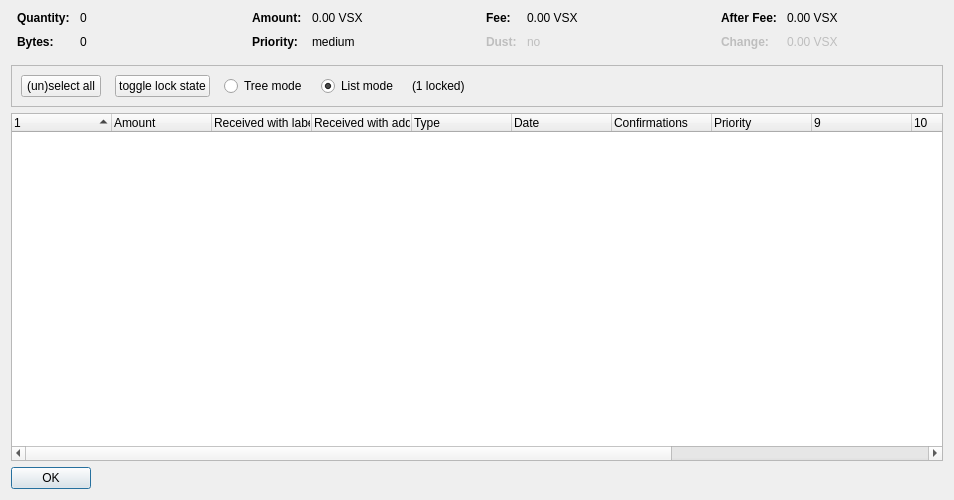
<?xml version="1.0" encoding="UTF-8"?>
<ui version="4.0">
 <class>CoinControlDialog</class>
 <widget class="QDialog" name="CoinControlDialog">
  <property name="geometry">
   <rect>
    <x>0</x>
    <y>0</y>
    <width>954</width>
    <height>500</height>
   </rect>
  </property>
  <property name="windowTitle">
   <string>Coin Selection</string>
  </property>
  <layout class="QVBoxLayout" name="verticalLayout">
   <item>
    <layout class="QHBoxLayout" name="horizontalLayoutTop" stretch="0,0,0,0">
     <property name="topMargin">
      <number>0</number>
     </property>
     <property name="bottomMargin">
      <number>10</number>
     </property>
     <item>
      <layout class="QFormLayout" name="formLayoutCoinControl1">
       <property name="horizontalSpacing">
        <number>10</number>
       </property>
       <property name="verticalSpacing">
        <number>10</number>
       </property>
       <property name="leftMargin">
        <number>6</number>
       </property>
       <property name="rightMargin">
        <number>6</number>
       </property>
       <item row="0" column="0">
        <widget class="QLabel" name="labelCoinControlQuantityText">
         <property name="font">
          <font>
           <weight>75</weight>
           <bold>true</bold>
          </font>
         </property>
         <property name="text">
          <string>Quantity:</string>
         </property>
        </widget>
       </item>
       <item row="0" column="1">
        <widget class="QLabel" name="labelCoinControlQuantity">
         <property name="cursor">
          <cursorShape>IBeamCursor</cursorShape>
         </property>
         <property name="contextMenuPolicy">
          <enum>Qt::ActionsContextMenu</enum>
         </property>
         <property name="text">
          <string notr="true">0</string>
         </property>
         <property name="textInteractionFlags">
          <set>Qt::LinksAccessibleByMouse|Qt::TextSelectableByKeyboard|Qt::TextSelectableByMouse</set>
         </property>
        </widget>
       </item>
       <item row="1" column="0">
        <widget class="QLabel" name="labelCoinControlBytesText">
         <property name="font">
          <font>
           <weight>75</weight>
           <bold>true</bold>
          </font>
         </property>
         <property name="text">
          <string>Bytes:</string>
         </property>
        </widget>
       </item>
       <item row="1" column="1">
        <widget class="QLabel" name="labelCoinControlBytes">
         <property name="cursor">
          <cursorShape>IBeamCursor</cursorShape>
         </property>
         <property name="contextMenuPolicy">
          <enum>Qt::ActionsContextMenu</enum>
         </property>
         <property name="text">
          <string notr="true">0</string>
         </property>
         <property name="textInteractionFlags">
          <set>Qt::LinksAccessibleByMouse|Qt::TextSelectableByKeyboard|Qt::TextSelectableByMouse</set>
         </property>
        </widget>
       </item>
      </layout>
     </item>
     <item>
      <layout class="QFormLayout" name="formLayoutCoinControl2">
       <property name="horizontalSpacing">
        <number>10</number>
       </property>
       <property name="verticalSpacing">
        <number>10</number>
       </property>
       <property name="leftMargin">
        <number>6</number>
       </property>
       <property name="rightMargin">
        <number>6</number>
       </property>
       <item row="0" column="0">
        <widget class="QLabel" name="labelCoinControlAmountText">
         <property name="font">
          <font>
           <weight>75</weight>
           <bold>true</bold>
          </font>
         </property>
         <property name="text">
          <string>Amount:</string>
         </property>
        </widget>
       </item>
       <item row="0" column="1">
        <widget class="QLabel" name="labelCoinControlAmount">
         <property name="cursor">
          <cursorShape>IBeamCursor</cursorShape>
         </property>
         <property name="contextMenuPolicy">
          <enum>Qt::ActionsContextMenu</enum>
         </property>
         <property name="text">
          <string notr="true">0.00 VSX</string>
         </property>
         <property name="textInteractionFlags">
          <set>Qt::LinksAccessibleByMouse|Qt::TextSelectableByKeyboard|Qt::TextSelectableByMouse</set>
         </property>
        </widget>
       </item>
       <item row="1" column="0">
        <widget class="QLabel" name="labelCoinControlPriorityText">
         <property name="font">
          <font>
           <weight>75</weight>
           <bold>true</bold>
          </font>
         </property>
         <property name="text">
          <string>Priority:</string>
         </property>
        </widget>
       </item>
       <item row="1" column="1">
        <widget class="QLabel" name="labelCoinControlPriority">
         <property name="cursor">
          <cursorShape>IBeamCursor</cursorShape>
         </property>
         <property name="contextMenuPolicy">
          <enum>Qt::ActionsContextMenu</enum>
         </property>
         <property name="text">
          <string>medium</string>
         </property>
         <property name="textInteractionFlags">
          <set>Qt::LinksAccessibleByMouse|Qt::TextSelectableByKeyboard|Qt::TextSelectableByMouse</set>
         </property>
        </widget>
       </item>
      </layout>
     </item>
     <item>
      <layout class="QFormLayout" name="formLayoutCoinControl3">
       <property name="horizontalSpacing">
        <number>10</number>
       </property>
       <property name="verticalSpacing">
        <number>10</number>
       </property>
       <property name="leftMargin">
        <number>6</number>
       </property>
       <property name="rightMargin">
        <number>6</number>
       </property>
       <item row="0" column="0">
        <widget class="QLabel" name="labelCoinControlFeeText">
         <property name="font">
          <font>
           <weight>75</weight>
           <bold>true</bold>
          </font>
         </property>
         <property name="text">
          <string>Fee:</string>
         </property>
        </widget>
       </item>
       <item row="0" column="1">
        <widget class="QLabel" name="labelCoinControlFee">
         <property name="cursor">
          <cursorShape>IBeamCursor</cursorShape>
         </property>
         <property name="contextMenuPolicy">
          <enum>Qt::ActionsContextMenu</enum>
         </property>
         <property name="text">
          <string notr="true">0.00 VSX</string>
         </property>
         <property name="textInteractionFlags">
          <set>Qt::LinksAccessibleByMouse|Qt::TextSelectableByKeyboard|Qt::TextSelectableByMouse</set>
         </property>
        </widget>
       </item>
       <item row="1" column="0">
        <widget class="QLabel" name="labelCoinControlLowOutputText">
         <property name="enabled">
          <bool>false</bool>
         </property>
         <property name="font">
          <font>
           <weight>75</weight>
           <bold>true</bold>
          </font>
         </property>
         <property name="text">
          <string>Dust:</string>
         </property>
        </widget>
       </item>
       <item row="1" column="1">
        <widget class="QLabel" name="labelCoinControlLowOutput">
         <property name="enabled">
          <bool>false</bool>
         </property>
         <property name="cursor">
          <cursorShape>IBeamCursor</cursorShape>
         </property>
         <property name="contextMenuPolicy">
          <enum>Qt::ActionsContextMenu</enum>
         </property>
         <property name="text">
          <string>no</string>
         </property>
         <property name="textInteractionFlags">
          <set>Qt::LinksAccessibleByMouse|Qt::TextSelectableByKeyboard|Qt::TextSelectableByMouse</set>
         </property>
        </widget>
       </item>
      </layout>
     </item>
     <item>
      <layout class="QFormLayout" name="formLayoutCoinControl4">
       <property name="horizontalSpacing">
        <number>10</number>
       </property>
       <property name="verticalSpacing">
        <number>10</number>
       </property>
       <property name="leftMargin">
        <number>6</number>
       </property>
       <property name="rightMargin">
        <number>6</number>
       </property>
       <item row="0" column="0">
        <widget class="QLabel" name="labelCoinControlAfterFeeText">
         <property name="font">
          <font>
           <weight>75</weight>
           <bold>true</bold>
          </font>
         </property>
         <property name="text">
          <string>After Fee:</string>
         </property>
        </widget>
       </item>
       <item row="0" column="1">
        <widget class="QLabel" name="labelCoinControlAfterFee">
         <property name="cursor">
          <cursorShape>IBeamCursor</cursorShape>
         </property>
         <property name="contextMenuPolicy">
          <enum>Qt::ActionsContextMenu</enum>
         </property>
         <property name="text">
          <string notr="true">0.00 VSX</string>
         </property>
         <property name="textInteractionFlags">
          <set>Qt::LinksAccessibleByMouse|Qt::TextSelectableByKeyboard|Qt::TextSelectableByMouse</set>
         </property>
        </widget>
       </item>
       <item row="1" column="0">
        <widget class="QLabel" name="labelCoinControlChangeText">
         <property name="enabled">
          <bool>false</bool>
         </property>
         <property name="font">
          <font>
           <weight>75</weight>
           <bold>true</bold>
          </font>
         </property>
         <property name="text">
          <string>Change:</string>
         </property>
        </widget>
       </item>
       <item row="1" column="1">
        <widget class="QLabel" name="labelCoinControlChange">
         <property name="enabled">
          <bool>false</bool>
         </property>
         <property name="cursor">
          <cursorShape>IBeamCursor</cursorShape>
         </property>
         <property name="contextMenuPolicy">
          <enum>Qt::ActionsContextMenu</enum>
         </property>
         <property name="text">
          <string notr="true">0.00 VSX</string>
         </property>
         <property name="textInteractionFlags">
          <set>Qt::LinksAccessibleByMouse|Qt::TextSelectableByKeyboard|Qt::TextSelectableByMouse</set>
         </property>
        </widget>
       </item>
      </layout>
     </item>
    </layout>
   </item>
   <item>
    <widget class="QFrame" name="frame">
     <property name="minimumSize">
      <size>
       <width>0</width>
       <height>40</height>
      </size>
     </property>
     <property name="frameShape">
      <enum>QFrame::StyledPanel</enum>
     </property>
     <property name="frameShadow">
      <enum>QFrame::Sunken</enum>
     </property>
     <layout class="QHBoxLayout" name="horizontalLayout">
      <item>
       <layout class="QHBoxLayout" name="horizontalLayoutPanel" stretch="0,0,0,0,0,0">
        <property name="spacing">
         <number>14</number>
        </property>
        <item>
         <widget class="QPushButton" name="pushButtonSelectAll">
          <property name="sizePolicy">
           <sizepolicy hsizetype="Maximum" vsizetype="Fixed">
            <horstretch>0</horstretch>
            <verstretch>0</verstretch>
           </sizepolicy>
          </property>
          <property name="text">
           <string>(un)select all</string>
          </property>
          <property name="autoDefault">
           <bool>false</bool>
          </property>
         </widget>
        </item>
        <item>
         <widget class="QPushButton" name="pushButtonToggleLock">
          <property name="sizePolicy">
           <sizepolicy hsizetype="Maximum" vsizetype="Fixed">
            <horstretch>0</horstretch>
            <verstretch>0</verstretch>
           </sizepolicy>
          </property>
          <property name="text">
           <string>toggle lock state</string>
          </property>
          <property name="autoDefault">
           <bool>false</bool>
          </property>
         </widget>
        </item>
        <item>
         <widget class="QRadioButton" name="radioTreeMode">
          <property name="sizePolicy">
           <sizepolicy hsizetype="Maximum" vsizetype="Fixed">
            <horstretch>0</horstretch>
            <verstretch>0</verstretch>
           </sizepolicy>
          </property>
          <property name="text">
           <string>Tree mode</string>
          </property>
         </widget>
        </item>
        <item>
         <widget class="QRadioButton" name="radioListMode">
          <property name="sizePolicy">
           <sizepolicy hsizetype="Maximum" vsizetype="Fixed">
            <horstretch>0</horstretch>
            <verstretch>0</verstretch>
           </sizepolicy>
          </property>
          <property name="text">
           <string>List mode</string>
          </property>
          <property name="checked">
           <bool>true</bool>
          </property>
         </widget>
        </item>
        <item>
         <widget class="QLabel" name="labelLocked">
          <property name="text">
           <string>(1 locked)</string>
          </property>
         </widget>
        </item>
        <item>
         <spacer name="horizontalSpacer">
          <property name="orientation">
           <enum>Qt::Horizontal</enum>
          </property>
          <property name="sizeHint" stdset="0">
           <size>
            <width>40</width>
            <height>20</height>
           </size>
          </property>
         </spacer>
        </item>
       </layout>
      </item>
     </layout>
    </widget>
   </item>
   <item>
    <widget class="CoinControlTreeWidget" name="treeWidget">
     <property name="contextMenuPolicy">
      <enum>Qt::CustomContextMenu</enum>
     </property>
     <property name="sortingEnabled">
      <bool>false</bool>
     </property>
     <property name="columnCount">
      <number>13</number>
     </property>
     <attribute name="headerShowSortIndicator" stdset="0">
      <bool>true</bool>
     </attribute>
     <attribute name="headerStretchLastSection">
      <bool>false</bool>
     </attribute>
     <column>
      <property name="text">
       <string/>
      </property>
     </column>
     <column>
      <property name="text">
       <string>Amount</string>
      </property>
     </column>
     <column>
      <property name="text">
       <string>Received with label</string>
      </property>
     </column>
     <column>
      <property name="text">
       <string>Received with address</string>
      </property>
     </column>
     <column>
      <property name="text">
	<string>Type</string>
      </property>
     </column>
     <column>
      <property name="text">	 
       <string>Date</string>
      </property>
     </column>
     <column>
      <property name="text">
       <string>Confirmations</string>
      </property>
      <property name="toolTip">
       <string>Confirmed</string>
      </property>
     </column>
     <column>
      <property name="text">
       <string>Priority</string>
      </property>
     </column>
     <column>
      <property name="text">
       <string/>
      </property>
     </column>
     <column>
      <property name="text">
       <string/>
      </property>
     </column>
     <column>
      <property name="text">
       <string/>
      </property>
     </column>
     <column>
      <property name="text">
       <string/>
      </property>
     </column>
     <column>
      <property name="text">
       <string/>
      </property>
     </column>
    </widget>
   </item>
   <item>
    <widget class="QDialogButtonBox" name="buttonBox">
     <property name="sizePolicy">
      <sizepolicy hsizetype="Maximum" vsizetype="Fixed">
       <horstretch>0</horstretch>
       <verstretch>0</verstretch>
      </sizepolicy>
     </property>
     <property name="orientation">
      <enum>Qt::Horizontal</enum>
     </property>
     <property name="standardButtons">
      <set>QDialogButtonBox::Ok</set>
     </property>
    </widget>
   </item>
  </layout>
 </widget>
 <customwidgets>
  <customwidget>
   <class>CoinControlTreeWidget</class>
   <extends>QTreeWidget</extends>
   <header>coincontroltreewidget.h</header>
  </customwidget>
 </customwidgets>
 <resources/>
 <connections/>
</ui>
